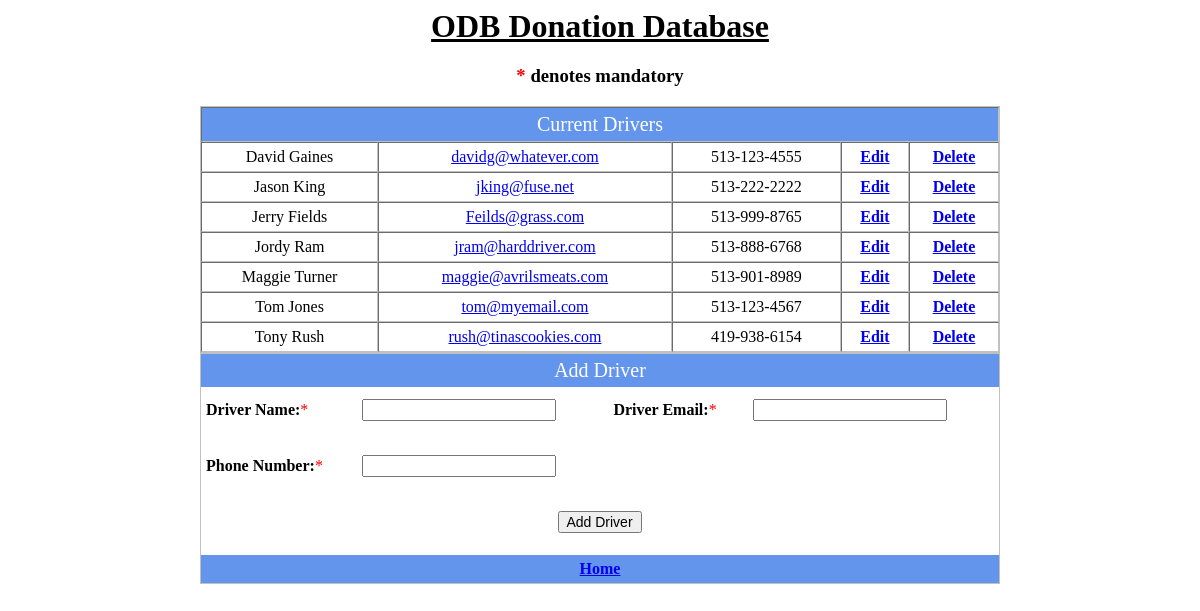
Before: /drivers.php with the older database file.
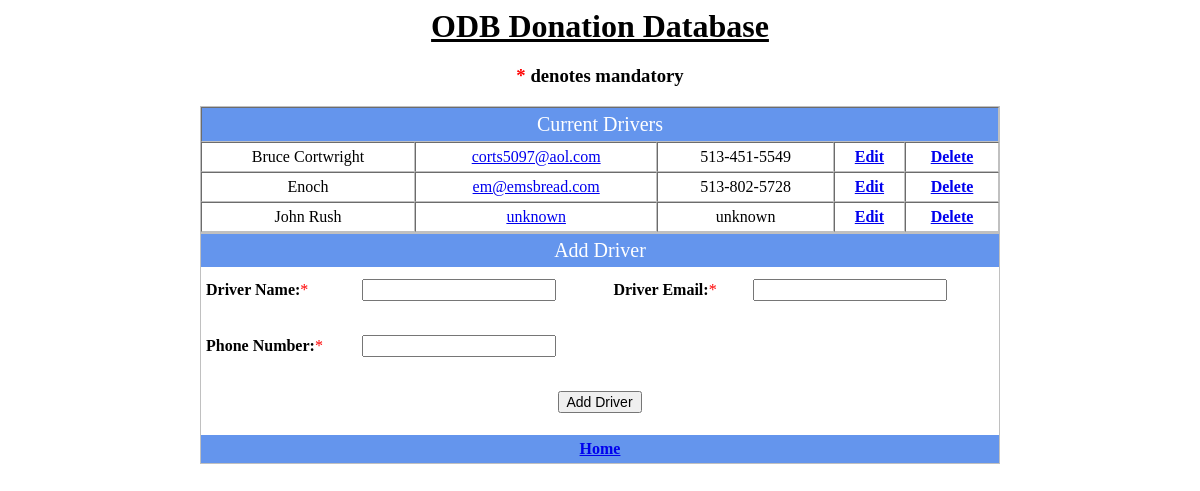
After: the same page with the newer database file.
### tables this page shows
CREATE TABLE `Driver` (
  `Id` int(11) NOT NULL AUTO_INCREMENT,
  `Driver` varchar(75) NOT NULL,
  `Email` varchar(75) NOT NULL,
  `PhoneNumber` varchar(12) NOT NULL,
  PRIMARY KEY (`Id`),
  UNIQUE KEY `ID` (`Id`)
);

### drivers.php (the view, shortened to what this page needs)
<html>
    <head>
    </head>
    <body>
 <?php
    require 'creds.php';
?>
       <div class="container">
          <center><h1><u>ODB Donation Database</u></h1></center>
          <center><h3><span class="note">*</span> denotes mandatory</h3></center>
            <form id="add_form" method="POST" action="<?php echo $_SERVER['PHP_SELF']; ?>">
                <table width="800" style=" border:1px solid silver" cellpadding="5" cellspacing="0" align="center" border="1">
                    <tr>
                        <td colspan="6" style="background:#6495ED; color:#FFFFFF; font-size:20px" align="center">Current Drivers</td>
                    </tr>
                    <?php
                    try
                    {
                        $sql    = "SELECT Driver, Email, PhoneNumber, Id
                                   FROM Driver ORDER BY Driver";
                        $result = $conn->query($sql);
                        if ( $result->num_rows > 0 )
                        {
                            while($row = $result->fetch_assoc())
                            {
                                echo "            <tr>\n";
                                echo "              <td align=\"center\">".$row['Driver']."</td>\n";
                                echo "              <td align=\"center\"><a href='mailto:".$row['Email']."'>".$row['Email']."</td>\n";
                                echo "              <td align=\"center\">".$row['PhoneNumber']."</td>\n";
                                echo "              <td align=\"center\"><a href=\"editdriver.php?name=".$row['Driver']."\"><b>Edit</b></a></td>\n";
                                echo "              <td align=\"center\"><a href=\"deletedriver.php?name=".$row['Driver']."\"><b>Delete</b></a></td>\n";
                                echo "            </tr>\n";
                            }
                        }
                        else
                        {
                            $message = "Query returned zero results";
                        }
                    }
                    catch(Exception $e)
                    {
                        if ( strpos($message, 'error in your SQL syntax') !== false )
                        {
                            $message = "Error: Verify there are no single quotes used in any field";
                        }
                    }
                    ?>
                </table>
                <table width="800" style=" border:1px solid silver" cellpadding="5" cellspacing="0" align="center" border="0">
                    <tr>
                      <td align="center" colspan="6" style="background:#6495ED; color:#FFFFFF; font-size:20px">Add Driver</td>
                    </tr>
                    <tr>
                        <td><b>Driver Name:</b><span class="note">*</span></td>
                        <td><input type="text" id="driver" name="Driver" size="20" value="<?php if(isset($_POST['Driver'])) echo $_POST['Driver']; ?>"></td>
                        <td><b>Driver Email:</b><span class="note">*</span></td>
                        <td><input type="text" id=email name="Email" size="20" value="<?php if(isset($_POST['Email'])) echo $_POST['Email']; ?>"></td>
                    </tr>
                    <tr>
                        <td colspan="2"><p class="note"><?php if(isset($msg_driver)) echo $msg_driver ?></p></td>
                        <td></td>
                        <td colspan="2"><p class="note"><?php if(isset($msg_email)) echo $msg_email ?></p></td>
                    </tr>
                    <tr>
                        <td><b>Phone Number:</b><span class="note">*</span></td>
                        <td><input type="text" name="PhoneNumber" size="20" value="<?php if(isset($_POST['PhoneNumber'])) echo $_POST['PhoneNumber']; ?>"></td>
                    <tr>
                        <td colspan="2"><p class="note"><?php if(isset($msg_phonenumber)) echo $msg_phonenumber ?></p></td>
                    </tr>
                    <tr>
                        <td colspan="6" align="center"><input type="hidden" name="do" value="store"><input type="submit" value="Add Driver"></td>
                    </tr>
                    <tr>
                        <td colspan="6" align="center"><p class="note"><b><?php if(isset($message)) echo $message ?></b></p></td>
                    </tr>
                    <tr bgcolor="#6495ED">
                        <th colspan="6" align="center" border="1"><a href="index.php">Home</a></th>
                    </tr>
                </table>
            </form>
        </div>
    </body>
</html>

### drivers.php (style rules this page uses)
h1 { margin-bottom:20px }
input, label { margin-top:7px; margin-bottom:7px; color:black; font-size: 14px; padding-right: 7px }
.note { color: #ff0000 }

Changed rows visible on the page:
removed driver: Driver "David Gaines", Email "davidg@whatever.com", PhoneNumber "513-123-4555"
removed driver: Driver "Jason King", Email "jking@fuse.net", PhoneNumber "513-222-2222"
removed driver: Driver "Jerry Fields", Email "Feilds@grass.com", PhoneNumber "513-999-8765"
removed driver: Driver "Jordy Ram", Email "jram@harddriver.com", PhoneNumber "513-888-6768"
removed driver: Driver "Maggie Turner", Email "maggie@avrilsmeats.com", PhoneNumber "513-901-8989"
removed driver: Driver "Tom Jones", Email "tom@myemail.com", PhoneNumber "513-123-4567"
added driver: Driver "Bruce Cortwright", Email "corts5097@aol.com", PhoneNumber "513-451-5549"
added driver: Driver "Enoch", Email "em@emsbread.com", PhoneNumber "513-802-5728"
changed driver: Driver "Tony Rush" → "John Rush"; Email "rush@tinascookies.com" → "unknown"; PhoneNumber "419-938-6154" → "unknown"
